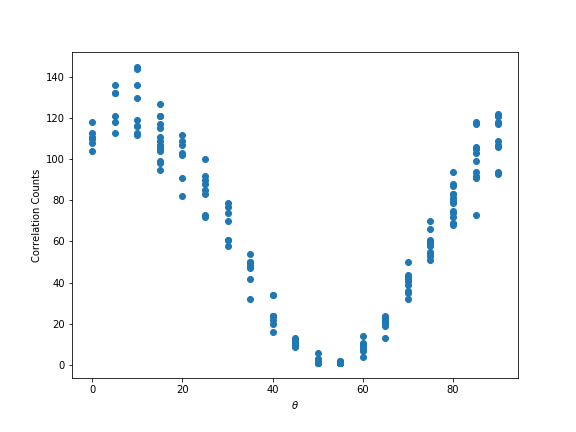

Write Python code to recreate this figure.
import numpy as np
import matplotlib.pyplot as plt
from scipy.optimize import curve_fit

filename = 'phy424_qie_theta.txt'
theta_data = np.loadtxt(filename, usecols=(0,1)).T
theta = theta_data[0]
corr = theta_data[1]

plt.figure(1, figsize=(8,6))
plt.scatter(theta,corr)
plt.xlabel(r'$\theta$')
plt.ylabel('Correlation Counts')
plt.savefig('phy424_qie_theta.png')
plt.clf()

mean_corr = []
a = theta[0]
sum_list = []

for i in range(len(theta)):
    if a == theta[i]:
        sum_list.append(corr[i])
    elif a != theta[i]:
        mean_corr.append(np.mean(sum_list))
        sum_list = []
        a = theta[i]
        sum_list.append(corr[i])
mean_corr.append(np.mean(sum_list))

theta_unique = np.unique(theta)

def model(x, a, b, c, d):
    #return a*np.sin(b*x + c) + d
    return a*np.sin(b*x + c)**2 + d

#popt, pcov = curve_fit(model, theta_unique, mean_corr, p0=(67,0.07,1,64))
popt, pcov = curve_fit(model, theta_unique, mean_corr, p0=(67,0.02,1,64))

x = np.arange(0, 90, 0.5)

plt.figure(1, figsize=(8,6))
plt.scatter(theta_unique, mean_corr)
#plt.plot(x, model(x,67,0.07,1,64))
plt.plot(x, model(x, *popt))
plt.xlabel(r'$\theta$')
plt.ylabel('Correlation Counts')
plt.savefig('phy424_qie_theta_mean.png')
